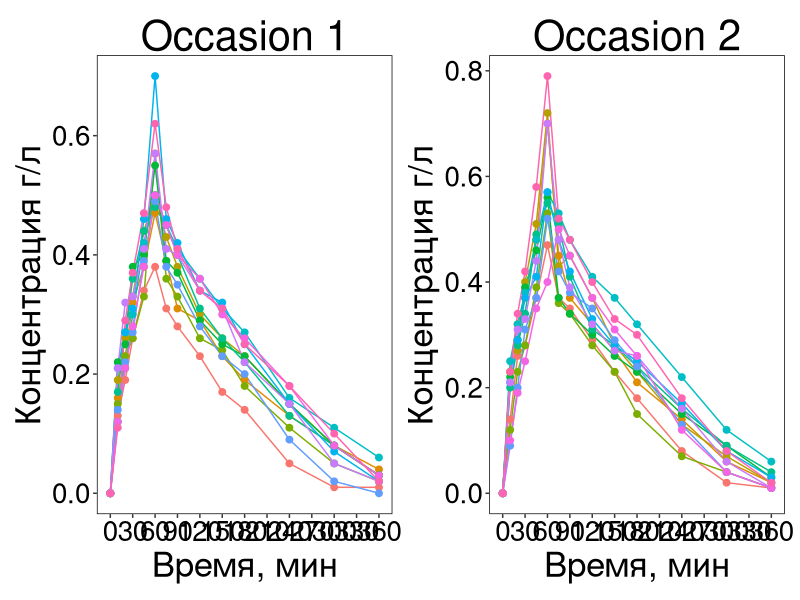
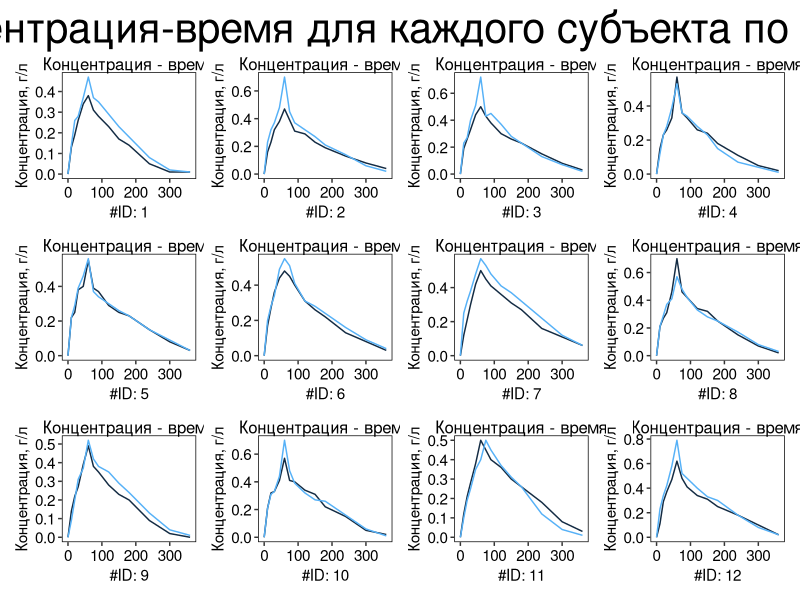
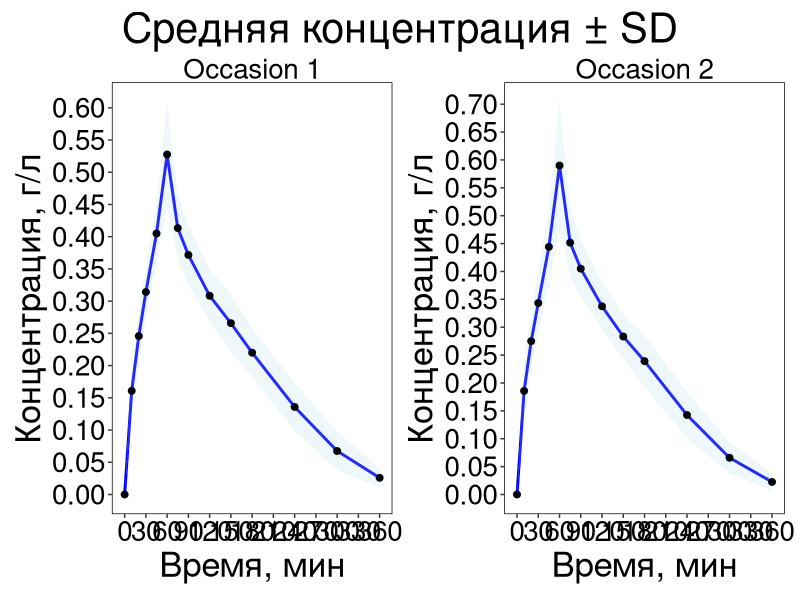
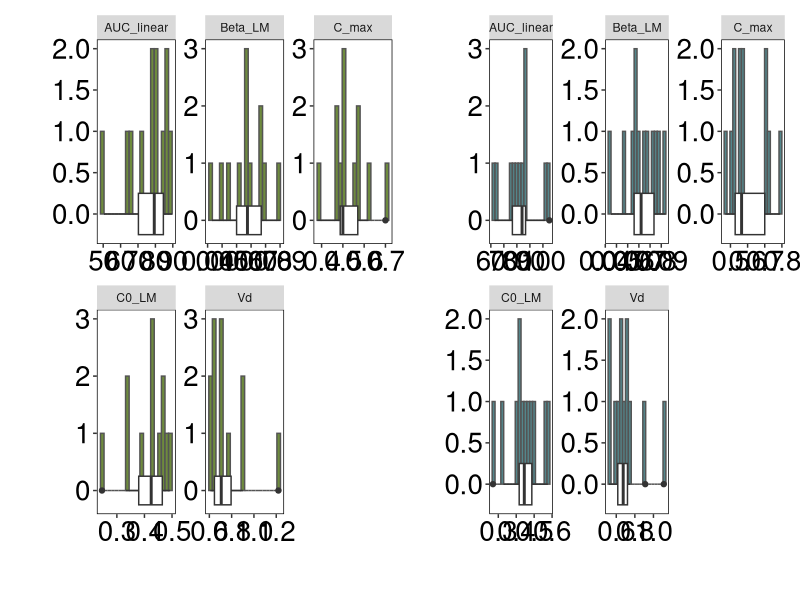

The R source for these figures, in order:
## ---- chunk 1
library(tidyverse)
library(readr)
library(skimr)
library(patchwork)
## ---- chunk 2
Ammon_1996 <- read_csv("data/raw/Ammon-1996.csv")
Ammon_clean <- Ammon_1996 %>% 
  select(subject_id,
         occasion,
         dose_g_per_kg,
         time_min,
         conc_g_per_L)

theme_custom <- theme(
  axis.text = element_text(size = 20),
  axis.title = element_text(size = 25),
  plot.title = element_text(size = 30, hjust = 0.5),
  plot.subtitle = element_text(size = 20, hjust = 0.5),
  legend.title = element_text(size = 20),
  legend.text = element_text(size = 15),
  panel.background = element_rect(fill = "white"), 
  panel.grid = element_blank()
)
theme_set(theme_custom)
## ---- chunk 3
occasion_1 <- Ammon_clean %>% 
  filter(occasion == 1) %>% 
  group_by(subject_id) %>% 
  ggplot()+
  geom_line(aes(x = time_min, y = conc_g_per_L, group = subject_id, colour = factor(subject_id))) +
  geom_point(aes(x = time_min, y = conc_g_per_L, colour = factor(subject_id)), size = 2) +
  scale_x_continuous(breaks = seq(0, 360, by = 30)) +
  labs(x = "Время, мин",
       y = "Концентрация г/л",
       title = "Occasion 1")+
  theme(legend.position = "none")

occasion_2 <- Ammon_clean %>% 
  filter(occasion == 2) %>% 
  group_by(subject_id) %>% 
  ggplot()+
  geom_line(aes(x = time_min, y = conc_g_per_L, group = subject_id, colour = factor(subject_id)))+
  geom_point(aes(x = time_min, y = conc_g_per_L, colour = factor(subject_id)), size = 2) +
  scale_x_continuous(breaks = seq(0, 360, by = 30)) +
    labs(x = "Время, мин",
       y = "Концентрация г/л",
       title = "Occasion 2") +
  theme(legend.position = "none")

occasion_1 | occasion_2
## ---- chunk 4
temp_1 <- ggplot(Ammon_clean) +
  labs(title = "Концентрация - время",
       y = "Концентрация, г/л")+
  theme(axis.text = element_text(size = 11),
        axis.title = element_text(size = 11),
        plot.title = element_text(size = 12, hjust = 0.5),
        legend.position = "none")

conc_time_func <- function(subID,
                      mapping = aes(x = time_min, y = conc_g_per_L, group = occasion, colour = occasion),
                          ...){
  conc_time <- Ammon_clean %>% 
    filter(subject_id == subID) %>% 
    geom_line(mapping = mapping)}

subjID = unique(Ammon_clean$subject_id)

conc_time <- map(subjID, 
                \(x) temp_1+
                  conc_time_func(subID=x)+
                  scale_x_continuous(name = paste0("#ID: ", x)))

wrap_plots(conc_time) &
  plot_annotation(title = "Сравнение концентрация-время для каждого субъекта по 2 экспериментам") 
## ---- chunk 5
summ_ammon_1 <- Ammon_clean %>% 
  group_by(time_min) %>% 
  filter(occasion == 1) %>% 
  summarise(
    mean_conc = mean(conc_g_per_L, na.rm = TRUE),
    sd_conc   = sd(conc_g_per_L, na.rm = TRUE)
  )

summ_ammon_1

summ_ammon_2 <- Ammon_clean %>% 
  group_by(time_min) %>% 
  filter(occasion == 2) %>% 
  summarise(
    mean_conc = mean(conc_g_per_L, na.rm = TRUE),
    sd_conc   = sd(conc_g_per_L, na.rm = TRUE)
  )

summ_ammon_2
## ---- chunk 6


summ_1 <- ggplot(summ_ammon_1, aes(x = time_min, y = mean_conc)) +
  geom_line(color = "blue", size = 1) +
  geom_ribbon(aes(ymin = mean_conc - sd_conc,
                  ymax = mean_conc + sd_conc),
              alpha = 0.2, fill = "lightblue") +
  geom_point(size = 2) +
  scale_x_continuous(breaks = seq(0, 360, by = 30)) +
  labs(x = "Время, мин",
       y = "Концентрация, г/л",
      subtitle = "Occasion 1") +
  scale_y_continuous(
    breaks = seq(0, 1, 0.05)
  ) 

summ_2 <- ggplot(summ_ammon_2, aes(x = time_min, y = mean_conc)) +
  geom_line(color = "blue", size = 1) +
  geom_ribbon(aes(ymin = mean_conc - sd_conc,
                  ymax = mean_conc + sd_conc),
              alpha = 0.2, fill = "lightblue") +
  geom_point(size = 2) +
  scale_x_continuous(breaks = seq(0, 360, by = 30)) +
  labs(x = "Время, мин",
       y = "Концентрация, г/л",
      subtitle = "Occasion 2") +
  scale_y_continuous(
    breaks = seq(0, 1, 0.05)
  ) 


(summ_1 | summ_2) +
  plot_annotation(title = "Средняя концентрация ± SD" )

## ---- chunk 7
AUC_calc <- function(time, conc) {
  AUC_value <- 0
  for (i in 1:(length(time) - 1)) {
    AUC_value <- AUC_value + 0.5 * (conc[i] + conc[i+1]) * (time[i+1] - time[i])
  }
  return(AUC_value)
}

Beta_LM_calc <- function(time, conc) {
  ok <- is.finite(time) & is.finite(conc) & conc > 0
  time <- time[ok]
  conc <- conc[ok]
  linear <- lm(conc ~ time) 
  cf <- coefficients(linear)[2] * (-60) 
  return(cf)
  }

C0_LM_calc <- function(time, conc) {
  ok <- is.finite(time) & is.finite(conc) & conc > 0
  time <- time[ok]
  conc <- conc[ok]
  linear <- lm(conc ~ time) 
  cf <- coefficients(linear)[1]
  return(cf)
  }

pk_params <- Ammon_clean %>% 
  group_by(subject_id,
           occasion) %>% 
  summarise(
    C_max = max(conc_g_per_L),
    T_max = time_min[which.max(conc_g_per_L)],
    AUC_linear = AUC_calc(time_min, conc_g_per_L),
    Beta_LM = Beta_LM_calc(tail(time_min, 4), tail(conc_g_per_L, 4)),
    C0_LM = C0_LM_calc(tail(time_min, 4), tail(conc_g_per_L, 4)),
    Dose = unique(dose_g_per_kg),
    Vd = Dose / C0_LM)

summary(pk_params)
  
## ---- chunk 8
cv <-  function(val, na.rm=TRUE) {
  sd(val, na.rm = na.rm)/mean(val, na.rm = na.rm) * 100
}

pk_params_summ <- pk_params %>% 
  pivot_longer(cols = everything(), names_to = "variable") %>% 
  group_by(variable) %>% 
  summarize(
    Mean = mean(value, na.rm = TRUE),
    Median = median(value, na.rm = TRUE),
    StDev = sd(value, na.rm = TRUE),
    CV = cv(value)
  )

pk_params_summ
## ---- chunk 9
summ_oc_1 <- pk_params %>% 
  filter(occasion == 1) %>% 
  select(AUC_linear,
         Beta_LM,
         C0_LM,
         C_max,
         Vd) %>% 
  pivot_longer(cols = AUC_linear:Vd, names_to = "variable") %>% 
  ggplot(aes(x = value)) +
  geom_histogram(bins = 20, fill = "#6E8B3D", colour = "grey33") +
  geom_boxplot(width = 0.5) +
  facet_wrap(~ variable, scales = "free") +
  labs(y = " ",
       x = " ")

summ_oc_2 <- pk_params %>% 
  filter(occasion == 2) %>% 
  select(AUC_linear,
         Beta_LM,
         C0_LM,
         C_max,
         Vd) %>% 
  pivot_longer(cols = AUC_linear:Vd, names_to = "variable") %>% 
  ggplot(aes(x = value)) +
  geom_histogram(bins = 20, fill = "cadetblue4", colour = "grey33") +
  geom_boxplot(width = 0.5) +
  facet_wrap(~ variable, scales = "free") +
  labs(y = " ",
       x = " ")

summ_oc_1 | summ_oc_2
## ---- chunk 10
Cmax_aov <- aov(C_max ~ factor(subject_id) + factor(occasion),
                data = pk_params)
cat("ANOVA Cmax\n")
summary(Cmax_aov)

## ---- chunk 11
Tmax_aov <- aov(T_max ~ factor(subject_id) + factor(occasion),
                data = pk_params)

cat("ANOVA Tmax\n")
summary(Tmax_aov)

## ---- chunk 12
AUC_aov <- aov(AUC_linear ~ factor(subject_id) + factor(occasion),
                data = pk_params)

cat("ANOVA AUC\n")
summary(AUC_aov)

## ---- chunk 13
Beta_aov <- aov(Beta_LM ~ factor(subject_id) + factor(occasion),
                data = pk_params)

cat("ANOVA Beta\n")
summary(Beta_aov)

## ---- chunk 14
C0_aov <- aov(C0_LM ~ factor(subject_id) + factor(occasion),
                data = pk_params)

cat("ANOVA C0\n")
summary(C0_aov)
## ---- chunk 15
Vd_aov <- aov(Vd ~ factor(subject_id) + factor(occasion),
                data = pk_params)

cat("ANOVA C0\n")
summary(Vd_aov)
## ---- chunk 16

